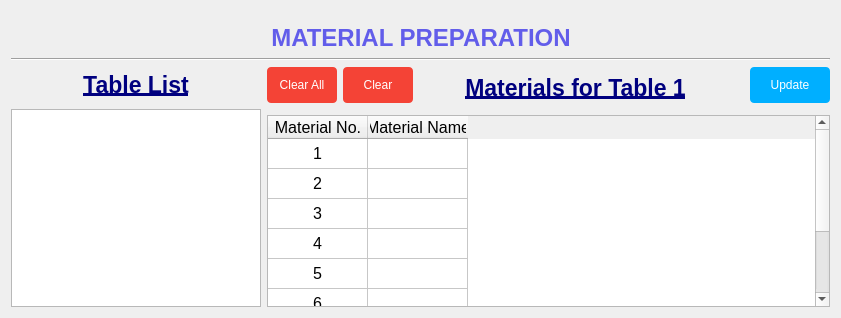
      <widget class="QWidget" name="tab">
       <attribute name="title">
        <string>MATERIAL PREPARATION</string>
       </attribute>
       <layout class="QVBoxLayout" name="verticalLayout_2">
        <property name="topMargin">
         <number>24</number>
        </property>
        <item>
         <layout class="QHBoxLayout" name="horizontalLayout">
          <item>
           <spacer name="horizontalSpacer">
            <property name="orientation">
             <enum>Qt::Horizontal</enum>
            </property>
            <property name="sizeHint" stdset="0">
             <size>
              <width>40</width>
              <height>20</height>
             </size>
            </property>
           </spacer>
          </item>
          <item>
           <widget class="QLabel" name="label_header1">
            <property name="font">
             <font>
              <family>MS Shell Dlg 2</family>
              <pointsize>18</pointsize>
              <weight>75</weight>
              <bold>true</bold>
             </font>
            </property>
            <property name="styleSheet">
             <string notr="true">color: rgb(98, 93, 234);</string>
            </property>
            <property name="text">
             <string>MATERIAL PREPARATION</string>
            </property>
            <property name="alignment">
             <set>Qt::AlignCenter</set>
            </property>
           </widget>
          </item>
          <item>
           <spacer name="horizontalSpacer_4">
            <property name="orientation">
             <enum>Qt::Horizontal</enum>
            </property>
            <property name="sizeHint" stdset="0">
             <size>
              <width>40</width>
              <height>20</height>
             </size>
            </property>
           </spacer>
          </item>
         </layout>
        </item>
        <item>
         <widget class="Line" name="line_2">
          <property name="orientation">
           <enum>Qt::Horizontal</enum>
          </property>
         </widget>
        </item>
        <item>
         <layout class="QGridLayout" name="gridLayout" columnminimumwidth="1,3,2,2,0,0,0,0,0">
          <item row="2" column="1" colspan="8">
           <widget class="QTableWidget" name="table_Prepare">
            <property name="font">
             <font>
              <family>Arial</family>
              <pointsize>12</pointsize>
              <weight>50</weight>
              <bold>false</bold>
             </font>
            </property>
            <property name="selectionMode">
             <enum>QAbstractItemView::SingleSelection</enum>
            </property>
            <attribute name="verticalHeaderVisible">
             <bool>false</bool>
            </attribute>
            <row>
             <property name="text">
              <string>1</string>
             </property>
             <property name="textAlignment">
              <set>AlignCenter</set>
             </property>
            </row>
            <row>
             <property name="text">
              <string>2</string>
             </property>
             <property name="textAlignment">
              <set>AlignCenter</set>
             </property>
            </row>
            <row>
             <property name="text">
              <string>3</string>
             </property>
             <property name="textAlignment">
              <set>AlignCenter</set>
             </property>
            </row>
            <row>
             <property name="text">
              <string>4</string>
             </property>
             <property name="textAlignment">
              <set>AlignCenter</set>
             </property>
            </row>
            <row>
             <property name="text">
              <string>5</string>
             </property>
             <property name="textAlignment">
              <set>AlignCenter</set>
             </property>
            </row>
            <row>
             <property name="text">
              <string>6</string>
             </property>
             <property name="textAlignment">
              <set>AlignCenter</set>
             </property>
            </row>
            <row>
             <property name="text">
              <string>7</string>
             </property>
             <property name="textAlignment">
              <set>AlignCenter</set>
             </property>
            </row>
            <row>
             <property name="text">
              <string>8</string>
             </property>
             <property name="textAlignment">
              <set>AlignCenter</set>
             </property>
            </row>
            <column>
             <property name="text">
              <string>Material No.</string>
             </property>
            </column>
            <column>
             <property name="text">
              <string>Material Name</string>
             </property>
            </column>
            <item row="0" column="0">
             <property name="text">
              <string>1</string>
             </property>
             <property name="textAlignment">
              <set>AlignCenter</set>
             </property>
             <property name="flags">
              <set>ItemIsEnabled</set>
             </property>
            </item>
            <item row="1" column="0">
             <property name="text">
              <string>2</string>
             </property>
             <property name="textAlignment">
              <set>AlignCenter</set>
             </property>
             <property name="flags">
              <set>ItemIsEnabled</set>
             </property>
            </item>
            <item row="2" column="0">
             <property name="text">
              <string>3</string>
             </property>
             <property name="textAlignment">
              <set>AlignCenter</set>
             </property>
             <property name="flags">
              <set>ItemIsEnabled</set>
             </property>
            </item>
            <item row="3" column="0">
             <property name="text">
              <string>4</string>
             </property>
             <property name="textAlignment">
              <set>AlignCenter</set>
             </property>
             <property name="flags">
              <set>ItemIsEnabled</set>
             </property>
            </item>
            <item row="4" column="0">
             <property name="text">
              <string>5</string>
             </property>
             <property name="textAlignment">
              <set>AlignCenter</set>
             </property>
             <property name="flags">
              <set>ItemIsEnabled</set>
             </property>
            </item>
            <item row="5" column="0">
             <property name="text">
              <string>6</string>
             </property>
             <property name="textAlignment">
              <set>AlignCenter</set>
             </property>
             <property name="flags">
              <set>ItemIsEnabled</set>
             </property>
            </item>
            <item row="6" column="0">
             <property name="text">
              <string>7</string>
             </property>
             <property name="textAlignment">
              <set>AlignCenter</set>
             </property>
             <property name="flags">
              <set>ItemIsEnabled</set>
             </property>
            </item>
            <item row="7" column="0">
             <property name="text">
              <string>8</string>
             </property>
             <property name="textAlignment">
              <set>AlignCenter</set>
             </property>
             <property name="flags">
              <set>ItemIsEnabled</set>
             </property>
            </item>
           </widget>
          </item>
          <item row="0" column="1">
           <widget class="QPushButton" name="btn_PrepClearAll">
            <property name="minimumSize">
             <size>
              <width>70</width>
              <height>36</height>
             </size>
            </property>
            <property name="styleSheet">
             <string notr="true">QPushButton{
	border-radius: 4px;
	background-color: #f44336; color: white;
}

QPushButton::hover {
	background-color: #f95346;
}</string>
            </property>
            <property name="text">
             <string>Clear All</string>
            </property>
           </widget>
          </item>
          <item row="1" column="0" rowspan="2">
           <widget class="QListWidget" name="tableList">
            <property name="minimumSize">
             <size>
              <width>250</width>
              <height>0</height>
             </size>
            </property>
            <property name="maximumSize">
             <size>
              <width>250</width>
              <height>16777215</height>
             </size>
            </property>
            <property name="font">
             <font>
              <family>Arial</family>
              <pointsize>12</pointsize>
              <weight>50</weight>
              <bold>false</bold>
             </font>
            </property>
           </widget>
          </item>
          <item row="0" column="4" rowspan="2">
           <widget class="QLabel" name="label_prep">
            <property name="font">
             <font>
              <family>MS Shell Dlg 2</family>
              <pointsize>17</pointsize>
              <weight>75</weight>
              <bold>true</bold>
              <underline>true</underline>
             </font>
            </property>
            <property name="styleSheet">
             <string notr="true">color: rgb(0, 0, 127);</string>
            </property>
            <property name="text">
             <string>Materials for Table 1</string>
            </property>
            <property name="alignment">
             <set>Qt::AlignCenter</set>
            </property>
           </widget>
          </item>
          <item row="0" column="5">
           <spacer name="horizontalSpacer_13">
            <property name="orientation">
             <enum>Qt::Horizontal</enum>
            </property>
            <property name="sizeHint" stdset="0">
             <size>
              <width>40</width>
              <height>20</height>
             </size>
            </property>
           </spacer>
          </item>
          <item row="0" column="3">
           <spacer name="horizontalSpacer_14">
            <property name="orientation">
             <enum>Qt::Horizontal</enum>
            </property>
            <property name="sizeHint" stdset="0">
             <size>
              <width>40</width>
              <height>20</height>
             </size>
            </property>
           </spacer>
          </item>
          <item row="0" column="0">
           <widget class="QLabel" name="label_Table_2">
            <property name="font">
             <font>
              <family>MS Shell Dlg 2</family>
              <pointsize>17</pointsize>
              <weight>75</weight>
              <bold>true</bold>
              <underline>true</underline>
             </font>
            </property>
            <property name="styleSheet">
             <string notr="true">color: rgb(0, 0, 127);</string>
            </property>
            <property name="text">
             <string>Table List</string>
            </property>
            <property name="alignment">
             <set>Qt::AlignCenter</set>
            </property>
           </widget>
          </item>
          <item row="0" column="8">
           <widget class="QPushButton" name="btn_updatePrapare">
            <property name="minimumSize">
             <size>
              <width>80</width>
              <height>36</height>
             </size>
            </property>
            <property name="styleSheet">
             <string notr="true">QPushButton{
	border-radius: 4px;
	background-color: #00afff; color: white;
}

QPushButton::hover {
	background-color: #23ccff;
}

QPushButton::pressed {
	background-color: #00aaf0;
}</string>
            </property>
            <property name="text">
             <string>Update</string>
            </property>
            <property name="autoDefault">
             <bool>true</bool>
            </property>
            <property name="default">
             <bool>true</bool>
            </property>
           </widget>
          </item>
          <item row="0" column="2">
           <widget class="QPushButton" name="btn_PrepClear">
            <property name="minimumSize">
             <size>
              <width>70</width>
              <height>36</height>
             </size>
            </property>
            <property name="font">
             <font>
              <family>MS Shell Dlg 2</family>
             </font>
            </property>
            <property name="styleSheet">
             <string notr="true">QPushButton{
	border-radius: 4px;
	background-color: #f44336; color: white;
}

QPushButton::hover {
	background-color: #f95346;
}</string>
            </property>
            <property name="text">
             <string>Clear</string>
            </property>
           </widget>
          </item>
         </layout>
        </item>
       </layout>
      </widget>
